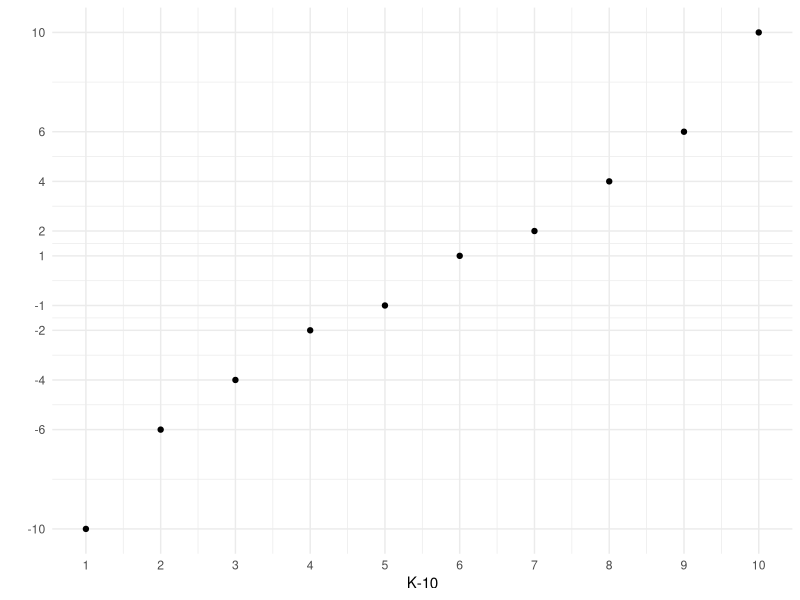
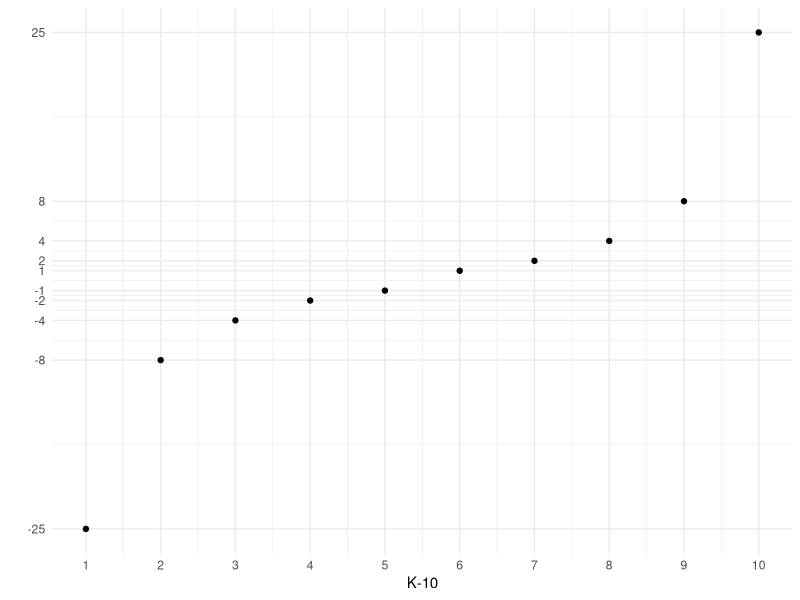
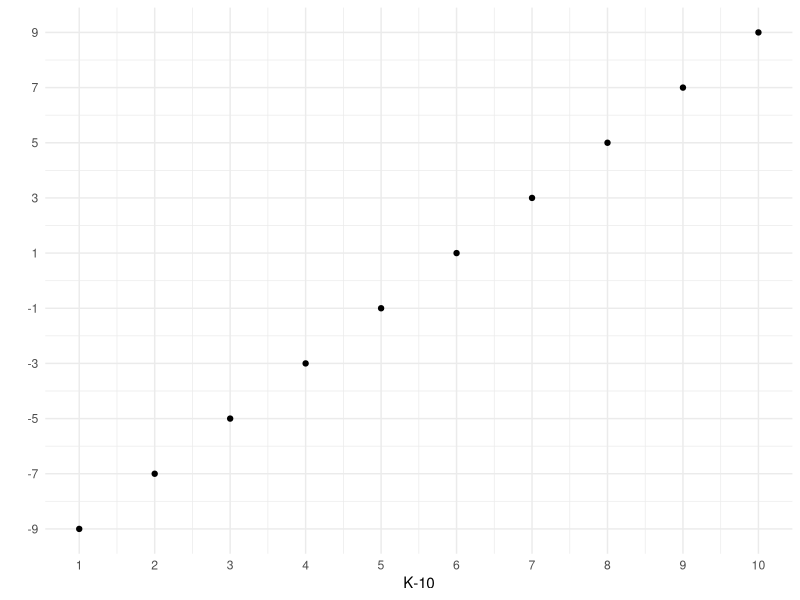
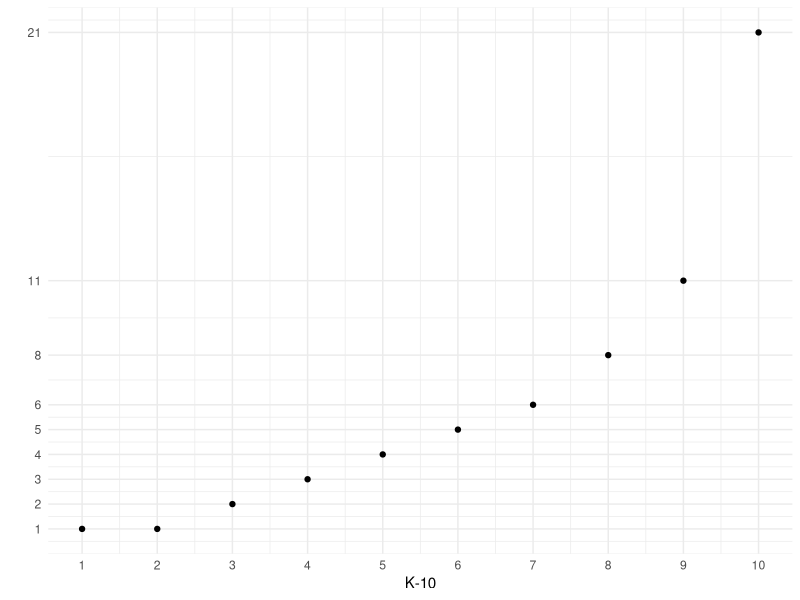
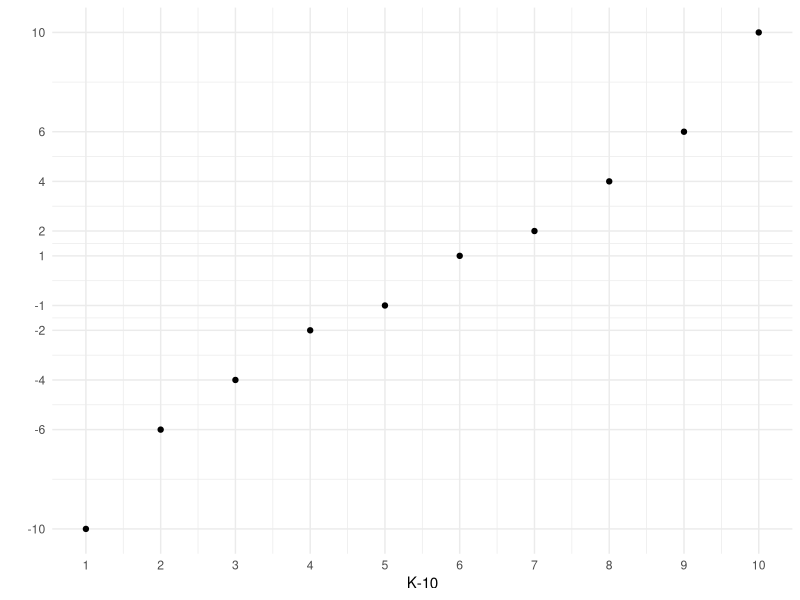
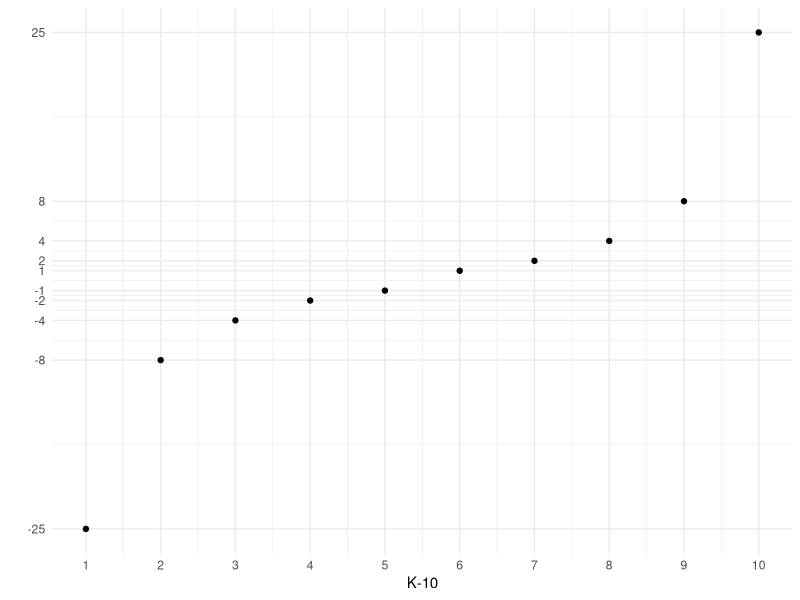
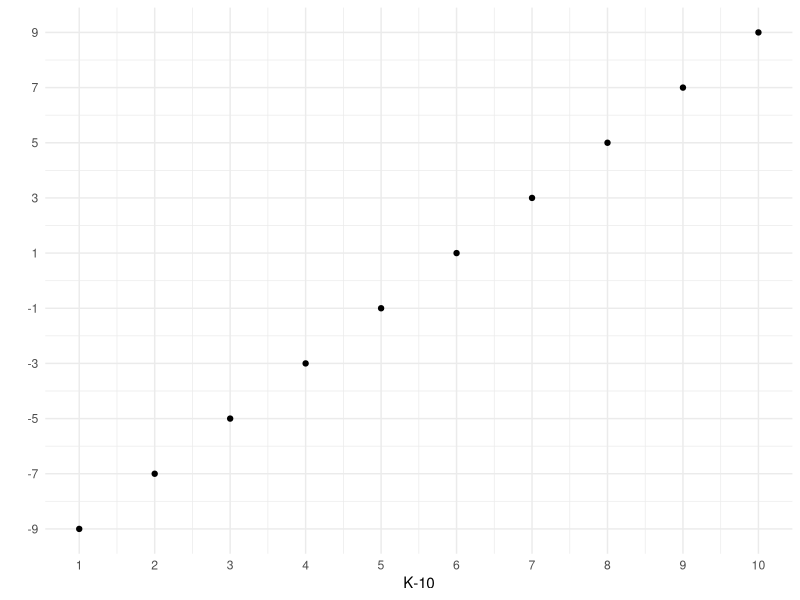
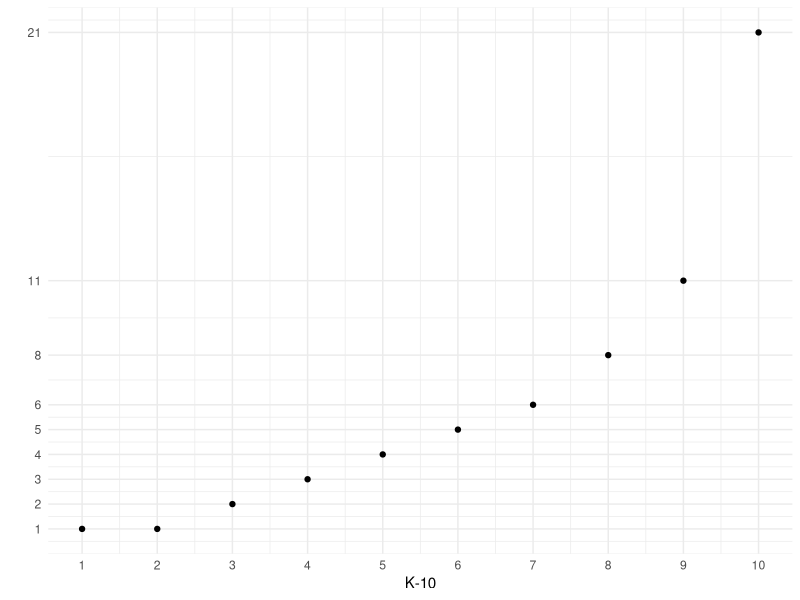

These charts were generated, in order, by the following R code:
library(ggplot2)
library(ggthemes)


plotECDF <- function(x, y, name=NA) {
  df <- data.frame(x,y)
  pl <- ggplot(df, aes(x,y)) + geom_point() +
    scale_x_continuous(breaks=unique(x), name="K-10") +
    scale_y_continuous(breaks=unique(y), name="") +
    theme_minimal()
  if (!is.na(name)) ggsave(pl, file=paste0(name,".pdf"))
  pl
}


# Generate Distributions
x <- 1:10
y <- round(qnorm((1:10 -0.5)/10, sd = 6))
plotECDF(x,y,"norm")

y <- round(4*qcauchy((1:10 -0.5)/10))
plotECDF(x,y,"cauchy")

y <- round(qunif((1:10 -0.5)/10, -10, 10))
plotECDF(x,y,"unif")

y <- round(4*qlnorm((1:10 -0.5)/10))
plotECDF(x,y,"lnorm")


